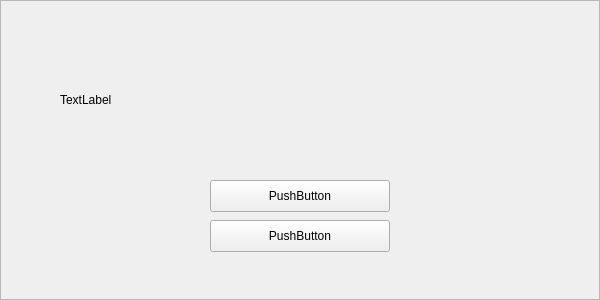
<?xml version="1.0" encoding="UTF-8"?>
<ui version="4.0">
 <class>Frame</class>
 <widget class="QFrame" name="Frame">
  <property name="geometry">
   <rect>
    <x>0</x>
    <y>0</y>
    <width>600</width>
    <height>300</height>
   </rect>
  </property>
  <property name="windowTitle">
   <string>Frame</string>
  </property>
  <property name="frameShape">
   <enum>QFrame::StyledPanel</enum>
  </property>
  <property name="frameShadow">
   <enum>QFrame::Raised</enum>
  </property>
  <widget class="QLabel" name="promptLabel">
   <property name="geometry">
    <rect>
     <x>60</x>
     <y>40</y>
     <width>480</width>
     <height>120</height>
    </rect>
   </property>
   <property name="text">
    <string>TextLabel</string>
   </property>
   <property name="UIText" stdset="0">
    <string>110216</string>
   </property>
   <property name="UIClass" stdset="0">
    <string>wtext</string>
   </property>
  </widget>
  <widget class="QPushButton" name="yesButton">
   <property name="geometry">
    <rect>
     <x>210</x>
     <y>180</y>
     <width>180</width>
     <height>32</height>
    </rect>
   </property>
   <property name="text">
    <string>PushButton</string>
   </property>
   <property name="UIText" stdset="0">
    <string>110005</string>
   </property>
   <property name="UIClass" stdset="0">
    <string>wbutton</string>
   </property>
  </widget>
  <widget class="QPushButton" name="noButton">
   <property name="geometry">
    <rect>
     <x>210</x>
     <y>220</y>
     <width>180</width>
     <height>32</height>
    </rect>
   </property>
   <property name="text">
    <string>PushButton</string>
   </property>
   <property name="UIText" stdset="0">
    <string>110004</string>
   </property>
   <property name="UIClass" stdset="0">
    <string>wbutton</string>
   </property>
  </widget>
 </widget>
 <resources/>
 <connections/>
</ui>
